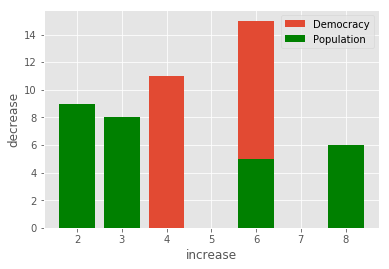

Reproduce this figure in Python.
# -*- coding: utf-8 -*-
"""
Created on Wed Jul  3 08:39:11 2019

@author: Dell
"""
import matplotlib.pyplot as plt
plt.bar([2,4,6,8], [7,11,15,3],label = "Democracy")
plt.bar([2,8,6,3], [9,6,5,8], label = "Population", color = "g")
plt.legend()
plt.xlabel("increase")
plt.ylabel("decrease")
plt.show()
